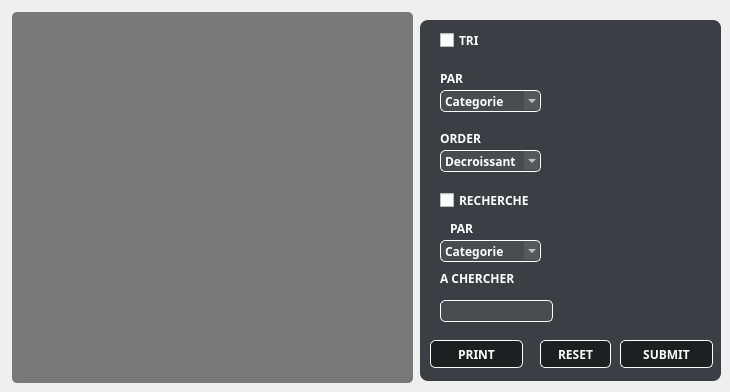
          <widget class="QWidget" name="Afficher_5">
           <property name="styleSheet">
            <string notr="true">#Afficher{
background:#2b3947;
border:0;
}</string>
           </property>
           <attribute name="title">
            <string>Afficher</string>
           </attribute>
           <widget class="QGroupBox" name="groupBox_27">
            <property name="geometry">
             <rect>
              <x>420</x>
              <y>20</y>
              <width>301</width>
              <height>361</height>
             </rect>
            </property>
            <property name="styleSheet">
             <string notr="true">QGroupBox{
background-color:rgba(14,17,22,80%);
color:white;
border:0;
border-radius:8px;
}</string>
            </property>
            <property name="title">
             <string/>
            </property>
            <widget class="QCheckBox" name="checkBox_5">
             <property name="geometry">
              <rect>
               <x>20</x>
               <y>10</y>
               <width>81</width>
               <height>20</height>
              </rect>
             </property>
             <property name="font">
              <font>
               <family>Cairo</family>
               <pointsize>9</pointsize>
               <weight>75</weight>
               <bold>true</bold>
              </font>
             </property>
             <property name="styleSheet">
              <string notr="true">QCheckBox {
    color:white;
    }</string>
             </property>
             <property name="text">
              <string>TRI</string>
             </property>
            </widget>
            <widget class="QComboBox" name="comboBox_13">
             <property name="geometry">
              <rect>
               <x>20</x>
               <y>70</y>
               <width>101</width>
               <height>22</height>
              </rect>
             </property>
             <property name="font">
              <font>
               <family>Cairo</family>
               <weight>75</weight>
               <bold>true</bold>
              </font>
             </property>
             <property name="styleSheet">
              <string notr="true">QComboBox {
background-color:rgba(255,255,255,7%);
border:1 solid white;
border-radius:5px;
color:white;
}
QComboBox::down-arrow {

}</string>
             </property>
             <item>
              <property name="text">
               <string>Categorie</string>
              </property>
             </item>
             <item>
              <property name="text">
               <string>ID</string>
              </property>
             </item>
             <item>
              <property name="text">
               <string>Poid</string>
              </property>
             </item>
            </widget>
            <widget class="QComboBox" name="comboBox_14">
             <property name="geometry">
              <rect>
               <x>20</x>
               <y>130</y>
               <width>101</width>
               <height>22</height>
              </rect>
             </property>
             <property name="font">
              <font>
               <family>Cairo</family>
               <weight>75</weight>
               <bold>true</bold>
              </font>
             </property>
             <property name="styleSheet">
              <string notr="true">QComboBox {
background-color:rgba(255,255,255,7%);
border:1 solid white;
border-radius:5px;
color:white;
}
QComboBox::down-arrow {

}</string>
             </property>
             <item>
              <property name="text">
               <string>Decroissant</string>
              </property>
             </item>
             <item>
              <property name="text">
               <string>Croissant</string>
              </property>
             </item>
            </widget>
            <widget class="QLabel" name="label_91">
             <property name="geometry">
              <rect>
               <x>20</x>
               <y>110</y>
               <width>55</width>
               <height>16</height>
              </rect>
             </property>
             <property name="font">
              <font>
               <family>Cairo</family>
               <pointsize>9</pointsize>
               <weight>75</weight>
               <bold>true</bold>
              </font>
             </property>
             <property name="styleSheet">
              <string notr="true">QLabel{
color:white;
}</string>
             </property>
             <property name="text">
              <string>ORDER</string>
             </property>
            </widget>
            <widget class="QLabel" name="label_92">
             <property name="geometry">
              <rect>
               <x>20</x>
               <y>50</y>
               <width>55</width>
               <height>16</height>
              </rect>
             </property>
             <property name="font">
              <font>
               <family>Cairo</family>
               <pointsize>9</pointsize>
               <weight>75</weight>
               <bold>true</bold>
              </font>
             </property>
             <property name="styleSheet">
              <string notr="true">QLabel{
color:white;
}</string>
             </property>
             <property name="text">
              <string>PAR</string>
             </property>
            </widget>
            <widget class="QCheckBox" name="checkBox_6">
             <property name="geometry">
              <rect>
               <x>20</x>
               <y>170</y>
               <width>111</width>
               <height>20</height>
              </rect>
             </property>
             <property name="font">
              <font>
               <family>Cairo</family>
               <pointsize>9</pointsize>
               <weight>75</weight>
               <bold>true</bold>
              </font>
             </property>
             <property name="styleSheet">
              <string notr="true">QCheckBox
{
color:white;
}</string>
             </property>
             <property name="text">
              <string>RECHERCHE</string>
             </property>
            </widget>
            <widget class="QLineEdit" name="lineEdit_51">
             <property name="geometry">
              <rect>
               <x>20</x>
               <y>280</y>
               <width>113</width>
               <height>22</height>
              </rect>
             </property>
             <property name="font">
              <font>
               <family>Cairo</family>
              </font>
             </property>
             <property name="styleSheet">
              <string notr="true">QLineEdit{
background-color:rgba(255,255,255,7%);
border:1 solid white;
border-radius:5px;
color:white;
}
QLineEdit:focus{
border: 2px solid red;
border-radius:5px;
}</string>
             </property>
            </widget>
            <widget class="QLabel" name="label_93">
             <property name="geometry">
              <rect>
               <x>20</x>
               <y>250</y>
               <width>101</width>
               <height>16</height>
              </rect>
             </property>
             <property name="font">
              <font>
               <family>Cairo</family>
               <pointsize>9</pointsize>
               <weight>75</weight>
               <bold>true</bold>
              </font>
             </property>
             <property name="styleSheet">
              <string notr="true">QLabel{
color:white;
}</string>
             </property>
             <property name="text">
              <string>A CHERCHER</string>
             </property>
            </widget>
            <widget class="QPushButton" name="pushButton_37">
             <property name="geometry">
              <rect>
               <x>10</x>
               <y>320</y>
               <width>93</width>
               <height>28</height>
              </rect>
             </property>
             <property name="font">
              <font>
               <family>Cairo</family>
               <weight>75</weight>
               <bold>true</bold>
              </font>
             </property>
             <property name="styleSheet">
              <string notr="true">QPushButton{
background-color:rgba(0,0,0,50%);
color:white;
border:1 solid white;
border-radius: 5px;
}
QPushButton:hover{
background-color:rgba(0,255,0,50%);
color:black;
}</string>
             </property>
             <property name="text">
              <string>PRINT</string>
             </property>
            </widget>
            <widget class="QPushButton" name="pushButton_48">
             <property name="geometry">
              <rect>
               <x>120</x>
               <y>320</y>
               <width>71</width>
               <height>28</height>
              </rect>
             </property>
             <property name="font">
              <font>
               <family>Cairo</family>
               <weight>75</weight>
               <bold>true</bold>
              </font>
             </property>
             <property name="styleSheet">
              <string notr="true">QPushButton{
background-color:rgba(0,0,0,50%);
color:white;
border:1 solid white;
border-radius: 5px;
}
QPushButton:hover{
background-color:rgba(0,255,0,50%);
color:black;
}</string>
             </property>
             <property name="text">
              <string>RESET</string>
             </property>
            </widget>
            <widget class="QPushButton" name="pushButton_49">
             <property name="geometry">
              <rect>
               <x>200</x>
               <y>320</y>
               <width>93</width>
               <height>28</height>
              </rect>
             </property>
             <property name="font">
              <font>
               <family>Cairo</family>
               <weight>75</weight>
               <bold>true</bold>
              </font>
             </property>
             <property name="styleSheet">
              <string notr="true">QPushButton{
background-color:rgba(0,0,0,50%);
color:white;
border:1 solid white;
border-radius: 5px;
}
QPushButton:hover{
background-color:rgba(0,255,0,50%);
color:black;
}</string>
             </property>
             <property name="text">
              <string>SUBMIT</string>
             </property>
            </widget>
            <widget class="QLabel" name="label_94">
             <property name="geometry">
              <rect>
               <x>30</x>
               <y>200</y>
               <width>55</width>
               <height>16</height>
              </rect>
             </property>
             <property name="font">
              <font>
               <family>Cairo</family>
               <pointsize>9</pointsize>
               <weight>75</weight>
               <bold>true</bold>
              </font>
             </property>
             <property name="styleSheet">
              <string notr="true">QLabel{
color:white;
}</string>
             </property>
             <property name="text">
              <string>PAR</string>
             </property>
            </widget>
            <widget class="QComboBox" name="comboBox_15">
             <property name="geometry">
              <rect>
               <x>20</x>
               <y>220</y>
               <width>101</width>
               <height>22</height>
              </rect>
             </property>
             <property name="font">
              <font>
               <family>Cairo</family>
               <weight>75</weight>
               <bold>true</bold>
              </font>
             </property>
             <property name="styleSheet">
              <string notr="true">QComboBox {
background-color:rgba(255,255,255,7%);
border:1 solid white;
border-radius:5px;
color:white;
}
QComboBox::down-arrow {

}</string>
             </property>
             <item>
              <property name="text">
               <string>Categorie</string>
              </property>
             </item>
             <item>
              <property name="text">
               <string>ID</string>
              </property>
             </item>
             <item>
              <property name="text">
               <string>Poid</string>
              </property>
             </item>
            </widget>
           </widget>
           <widget class="QTableView" name="tableView_4">
            <property name="geometry">
             <rect>
              <x>12</x>
              <y>12</y>
              <width>401</width>
              <height>371</height>
             </rect>
            </property>
            <property name="font">
             <font>
              <family>Cairo</family>
              <weight>75</weight>
              <bold>true</bold>
             </font>
            </property>
            <property name="styleSheet">
             <string notr="true">QTableView {
    gridline-color: white;
color:white;
   background-color:rgba(0,0,0,50%);
border:0px;
border-radius: 5px;
    }
QHeaderView {background-color: transparent;
color:white;

}
QHeaderView::section{
border-style: none;
background-color: transparent;
margin-bottom:5px;
margin-top:5px;
border:0px;
}
QTableView QTableCornerButton::section {
     bottom-style:none;
border:0px;

 }
</string>
            </property>
           </widget>
          </widget>
